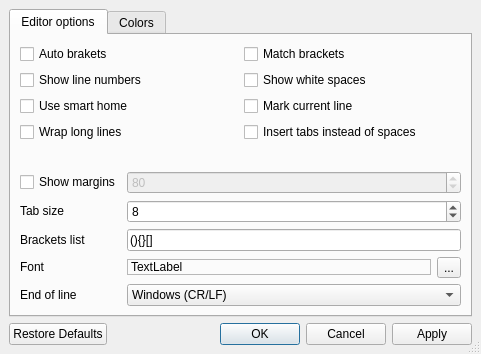
<ui version="4.0" >
 <author>Diego Iastrubni &lt;diegoiast@gmail.com></author>
 <class>ConfigDialog</class>
 <widget class="QDialog" name="ConfigDialog" >
  <property name="geometry" >
   <rect>
    <x>0</x>
    <y>0</y>
    <width>481</width>
    <height>354</height>
   </rect>
  </property>
  <property name="windowTitle" >
   <string>Dialog</string>
  </property>
  <property name="sizeGripEnabled" >
   <bool>true</bool>
  </property>
  <layout class="QVBoxLayout" >
   <property name="spacing" >
    <number>6</number>
   </property>
   <property name="leftMargin" >
    <number>9</number>
   </property>
   <property name="topMargin" >
    <number>9</number>
   </property>
   <property name="rightMargin" >
    <number>9</number>
   </property>
   <property name="bottomMargin" >
    <number>9</number>
   </property>
   <item>
    <widget class="QTabWidget" name="tabWidget" >
     <property name="currentIndex" >
      <number>0</number>
     </property>
     <widget class="QWidget" name="tab" >
      <attribute name="title" >
       <string>Editor options</string>
      </attribute>
      <layout class="QVBoxLayout" >
       <property name="spacing" >
        <number>6</number>
       </property>
       <property name="leftMargin" >
        <number>9</number>
       </property>
       <property name="topMargin" >
        <number>9</number>
       </property>
       <property name="rightMargin" >
        <number>9</number>
       </property>
       <property name="bottomMargin" >
        <number>9</number>
       </property>
       <item>
        <layout class="QGridLayout" >
         <property name="leftMargin" >
          <number>0</number>
         </property>
         <property name="topMargin" >
          <number>0</number>
         </property>
         <property name="rightMargin" >
          <number>0</number>
         </property>
         <property name="bottomMargin" >
          <number>0</number>
         </property>
         <property name="horizontalSpacing" >
          <number>6</number>
         </property>
         <property name="verticalSpacing" >
          <number>6</number>
         </property>
         <item row="0" column="0" >
          <widget class="QCheckBox" name="autoBrackets" >
           <property name="text" >
            <string>Auto brakets</string>
           </property>
          </widget>
         </item>
         <item row="0" column="1" >
          <widget class="QCheckBox" name="matchBrackets" >
           <property name="text" >
            <string>Match brackets</string>
           </property>
          </widget>
         </item>
         <item row="1" column="0" >
          <widget class="QCheckBox" name="showLineNumbers" >
           <property name="text" >
            <string>Show line numbers</string>
           </property>
          </widget>
         </item>
         <item row="1" column="1" >
          <widget class="QCheckBox" name="showWhiteSpaces" >
           <property name="text" >
            <string>Show white spaces</string>
           </property>
          </widget>
         </item>
         <item row="2" column="0" >
          <widget class="QCheckBox" name="useSmartHome" >
           <property name="text" >
            <string>Use smart home</string>
           </property>
          </widget>
         </item>
         <item row="2" column="1" >
          <widget class="QCheckBox" name="markCurrentLine" >
           <property name="text" >
            <string>Mark current line</string>
           </property>
          </widget>
         </item>
         <item row="3" column="0" >
          <widget class="QCheckBox" name="wrapLines" >
           <property name="text" >
            <string>Wrap long lines</string>
           </property>
          </widget>
         </item>
         <item row="3" column="1" >
          <widget class="QCheckBox" name="insertTabs" >
           <property name="text" >
            <string>Insert tabs instead of spaces</string>
           </property>
          </widget>
         </item>
        </layout>
       </item>
       <item>
        <spacer>
         <property name="orientation" >
          <enum>Qt::Vertical</enum>
         </property>
         <property name="sizeHint" >
          <size>
           <width>412</width>
           <height>16</height>
          </size>
         </property>
        </spacer>
       </item>
       <item>
        <layout class="QGridLayout" >
         <property name="leftMargin" >
          <number>0</number>
         </property>
         <property name="topMargin" >
          <number>0</number>
         </property>
         <property name="rightMargin" >
          <number>0</number>
         </property>
         <property name="bottomMargin" >
          <number>0</number>
         </property>
         <property name="horizontalSpacing" >
          <number>6</number>
         </property>
         <property name="verticalSpacing" >
          <number>6</number>
         </property>
         <item row="0" column="0" >
          <widget class="QCheckBox" name="showMargins" >
           <property name="text" >
            <string>Show margins</string>
           </property>
          </widget>
         </item>
         <item row="0" column="1" >
          <widget class="QSpinBox" name="marginSize" >
           <property name="enabled" >
            <bool>false</bool>
           </property>
           <property name="maximum" >
            <number>1024</number>
           </property>
           <property name="value" >
            <number>80</number>
           </property>
          </widget>
         </item>
         <item row="1" column="0" >
          <widget class="QLabel" name="label_4" >
           <property name="sizePolicy" >
            <sizepolicy vsizetype="Fixed" hsizetype="Fixed" >
             <horstretch>0</horstretch>
             <verstretch>0</verstretch>
            </sizepolicy>
           </property>
           <property name="text" >
            <string>Tab size</string>
           </property>
          </widget>
         </item>
         <item row="1" column="1" >
          <widget class="QSpinBox" name="tabSize" >
           <property name="value" >
            <number>8</number>
           </property>
          </widget>
         </item>
         <item row="2" column="0" >
          <widget class="QLabel" name="label_3" >
           <property name="text" >
            <string>Brackets list</string>
           </property>
          </widget>
         </item>
         <item row="2" column="1" >
          <widget class="QLineEdit" name="matchCraketsList" >
           <property name="text" >
            <string>(){}[]</string>
           </property>
          </widget>
         </item>
         <item row="3" column="0" >
          <widget class="QLabel" name="label_2" >
           <property name="sizePolicy" >
            <sizepolicy vsizetype="Fixed" hsizetype="Fixed" >
             <horstretch>0</horstretch>
             <verstretch>0</verstretch>
            </sizepolicy>
           </property>
           <property name="text" >
            <string>Font</string>
           </property>
          </widget>
         </item>
         <item row="3" column="1" >
          <layout class="QHBoxLayout" >
           <property name="spacing" >
            <number>6</number>
           </property>
           <property name="leftMargin" >
            <number>0</number>
           </property>
           <property name="topMargin" >
            <number>0</number>
           </property>
           <property name="rightMargin" >
            <number>0</number>
           </property>
           <property name="bottomMargin" >
            <number>0</number>
           </property>
           <item>
            <widget class="QLabel" name="labelFontPreview" >
             <property name="sizePolicy" >
              <sizepolicy vsizetype="Fixed" hsizetype="Minimum" >
               <horstretch>0</horstretch>
               <verstretch>0</verstretch>
              </sizepolicy>
             </property>
             <property name="frameShape" >
              <enum>QFrame::Box</enum>
             </property>
             <property name="frameShadow" >
              <enum>QFrame::Raised</enum>
             </property>
             <property name="lineWidth" >
              <number>0</number>
             </property>
             <property name="midLineWidth" >
              <number>1</number>
             </property>
             <property name="text" >
              <string>TextLabel</string>
             </property>
             <property name="margin" >
              <number>2</number>
             </property>
             <property name="indent" >
              <number>-1</number>
             </property>
            </widget>
           </item>
           <item>
            <widget class="QToolButton" name="btnChooseFont" >
             <property name="text" >
              <string>...</string>
             </property>
            </widget>
           </item>
          </layout>
         </item>
         <item row="4" column="0" >
          <widget class="QLabel" name="label_5" >
           <property name="text" >
            <string>End of line</string>
           </property>
          </widget>
         </item>
         <item row="4" column="1" >
          <widget class="QComboBox" name="endOfLineComboBox" >
           <item>
            <property name="text" >
             <string>Windows (CR/LF)</string>
            </property>
           </item>
           <item>
            <property name="text" >
             <string>Unix (CR)</string>
            </property>
           </item>
           <item>
            <property name="text" >
             <string>Mac (LF)</string>
            </property>
           </item>
           <item>
            <property name="text" >
             <string>Keep original</string>
            </property>
           </item>
          </widget>
         </item>
        </layout>
       </item>
      </layout>
     </widget>
     <widget class="QWidget" name="tab_2" >
      <attribute name="title" >
       <string>Colors</string>
      </attribute>
      <layout class="QVBoxLayout" >
       <property name="spacing" >
        <number>6</number>
       </property>
       <property name="leftMargin" >
        <number>9</number>
       </property>
       <property name="topMargin" >
        <number>9</number>
       </property>
       <property name="rightMargin" >
        <number>9</number>
       </property>
       <property name="bottomMargin" >
        <number>9</number>
       </property>
       <item>
        <layout class="QHBoxLayout" >
         <property name="spacing" >
          <number>6</number>
         </property>
         <property name="leftMargin" >
          <number>0</number>
         </property>
         <property name="topMargin" >
          <number>0</number>
         </property>
         <property name="rightMargin" >
          <number>0</number>
         </property>
         <property name="bottomMargin" >
          <number>0</number>
         </property>
         <item>
          <widget class="QLabel" name="label" >
           <property name="text" >
            <string>Available color schemes</string>
           </property>
          </widget>
         </item>
         <item>
          <widget class="QComboBox" name="colorsCombo" />
         </item>
        </layout>
       </item>
       <item>
        <widget class="Line" name="line" >
         <property name="orientation" >
          <enum>Qt::Horizontal</enum>
         </property>
        </widget>
       </item>
       <item>
        <widget class="QsvEditor" name="sampleEdit" />
       </item>
      </layout>
     </widget>
    </widget>
   </item>
   <item>
    <widget class="QDialogButtonBox" name="buttonBox" >
     <property name="orientation" >
      <enum>Qt::Horizontal</enum>
     </property>
     <property name="standardButtons" >
      <set>QDialogButtonBox::Apply|QDialogButtonBox::Cancel|QDialogButtonBox::NoButton|QDialogButtonBox::Ok|QDialogButtonBox::RestoreDefaults</set>
     </property>
    </widget>
   </item>
  </layout>
 </widget>
 <customwidgets>
  <customwidget>
   <class>QsvEditor</class>
   <extends>QTextEdit</extends>
   <header>qsveditor.h</header>
  </customwidget>
 </customwidgets>
 <tabstops>
  <tabstop>buttonBox</tabstop>
  <tabstop>autoBrackets</tabstop>
  <tabstop>markCurrentLine</tabstop>
  <tabstop>showLineNumbers</tabstop>
  <tabstop>showWhiteSpaces</tabstop>
  <tabstop>matchBrackets</tabstop>
  <tabstop>matchCraketsList</tabstop>
  <tabstop>tabSize</tabstop>
  <tabstop>btnChooseFont</tabstop>
  <tabstop>tabWidget</tabstop>
  <tabstop>colorsCombo</tabstop>
  <tabstop>sampleEdit</tabstop>
 </tabstops>
 <resources/>
 <connections>
  <connection>
   <sender>showMargins</sender>
   <signal>clicked(bool)</signal>
   <receiver>marginSize</receiver>
   <slot>setEnabled(bool)</slot>
   <hints>
    <hint type="sourcelabel" >
     <x>85</x>
     <y>176</y>
    </hint>
    <hint type="destinationlabel" >
     <x>177</x>
     <y>182</y>
    </hint>
   </hints>
  </connection>
 </connections>
</ui>
